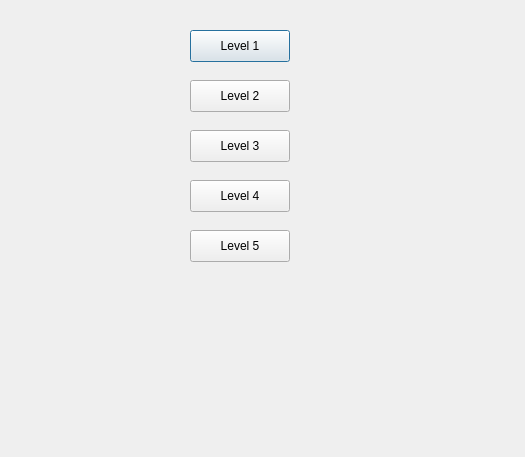
<?xml version="1.0" encoding="UTF-8"?>
<ui version="4.0">
 <class>Level</class>
 <widget class="QDialog" name="Level">
  <property name="geometry">
   <rect>
    <x>0</x>
    <y>0</y>
    <width>525</width>
    <height>457</height>
   </rect>
  </property>
  <property name="windowTitle">
   <string>Dialog</string>
  </property>
  <widget class="QPushButton" name="Level1">
   <property name="geometry">
    <rect>
     <x>190</x>
     <y>30</y>
     <width>100</width>
     <height>32</height>
    </rect>
   </property>
   <property name="text">
    <string>Level 1</string>
   </property>
  </widget>
  <widget class="QPushButton" name="level2B">
   <property name="geometry">
    <rect>
     <x>190</x>
     <y>80</y>
     <width>100</width>
     <height>32</height>
    </rect>
   </property>
   <property name="text">
    <string>Level 2</string>
   </property>
  </widget>
  <widget class="QPushButton" name="level3B">
   <property name="geometry">
    <rect>
     <x>190</x>
     <y>130</y>
     <width>100</width>
     <height>32</height>
    </rect>
   </property>
   <property name="text">
    <string>Level 3</string>
   </property>
  </widget>
  <widget class="QPushButton" name="level4B">
   <property name="geometry">
    <rect>
     <x>190</x>
     <y>180</y>
     <width>100</width>
     <height>32</height>
    </rect>
   </property>
   <property name="text">
    <string>Level 4</string>
   </property>
  </widget>
  <widget class="QPushButton" name="level5B">
   <property name="geometry">
    <rect>
     <x>190</x>
     <y>230</y>
     <width>100</width>
     <height>32</height>
    </rect>
   </property>
   <property name="text">
    <string>Level 5</string>
   </property>
  </widget>
 </widget>
 <resources/>
 <connections/>
</ui>
